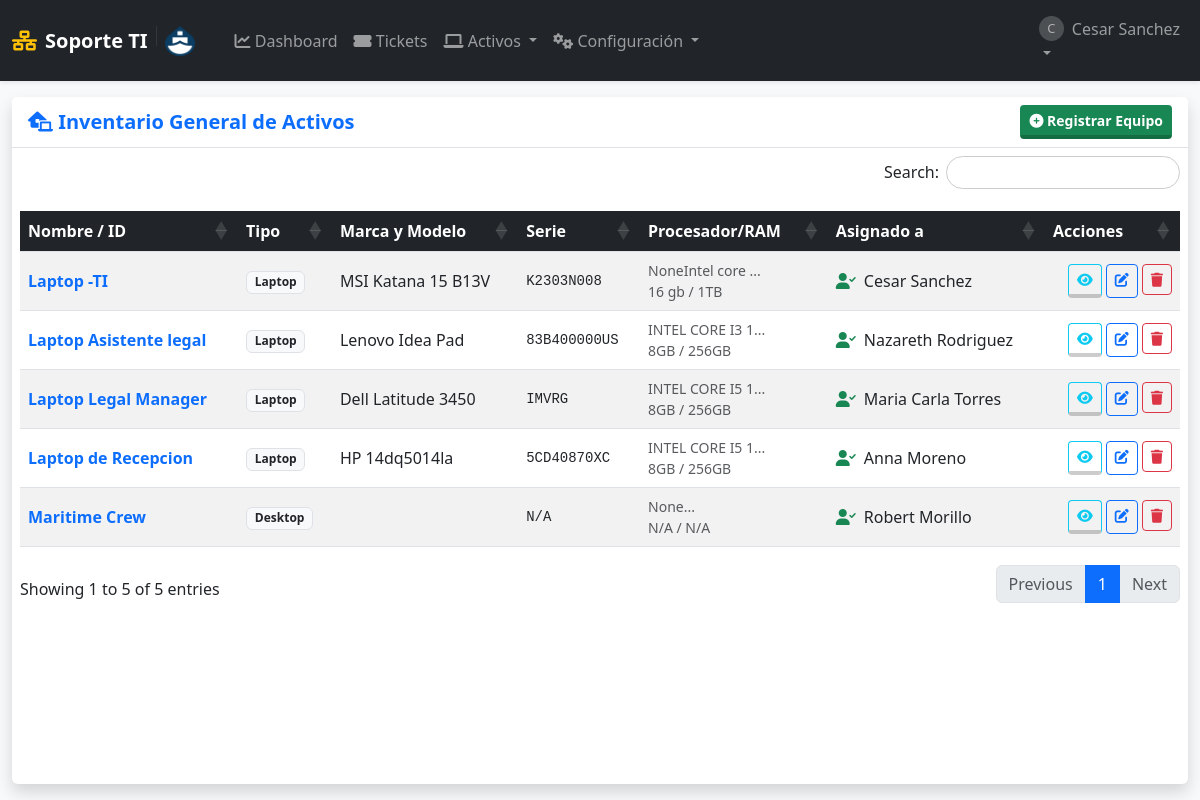
The page /equipos (signed in) on the database its author committed.
### tables this page shows
CREATE TABLE usuarios (
            id INTEGER PRIMARY KEY AUTOINCREMENT,
            username TEXT UNIQUE NOT NULL,
            email TEXT UNIQUE,
            password_hash TEXT NOT NULL,
            role TEXT NOT NULL DEFAULT 'user' CHECK(role IN ('admin', 'user', 'tecnico')),
            departamento TEXT,
            fecha_creacion TIMESTAMP DEFAULT CURRENT_TIMESTAMP
        );

CREATE TABLE equipos (
            id INTEGER PRIMARY KEY AUTOINCREMENT,
            nombre_equipo TEXT UNIQUE NOT NULL,
            tipo TEXT,
            marca_modelo TEXT,
            numero_serie TEXT UNIQUE,
            fecha_adquisicion DATE,
            usuario_asignado_id INTEGER,
            notas TEXT, procesador TEXT, memoria_ram TEXT, tipo_ram TEXT, disco_duro TEXT, tipo_disco TEXT, fecha_compra DATE, color TEXT,
            FOREIGN KEY (usuario_asignado_id) REFERENCES usuarios (id) ON DELETE SET NULL
        );

### app.py (the view)
@app.route('/equipos')
@login_required
def lista_equipos():
    equipos = get_db().execute("""
        SELECT e.*, u.username as usuario_asignado
        FROM equipos e
        LEFT JOIN usuarios u ON e.usuario_asignado_id = u.id
        ORDER BY e.nombre_equipo
    """).fetchall()
    tipos = get_db().execute("SELECT DISTINCT tipo FROM equipos WHERE tipo IS NOT NULL").fetchall()
    return render_template('lista_equipos.html', equipos=equipos, tipos=tipos)

### app.py (called while the page is built)
def get_db():
    if 'db' not in g:
        g.db = sqlite3.connect(app.config['DB_FILE'])
        g.db.row_factory = sqlite3.Row
        g.db.execute("PRAGMA foreign_keys = ON")
    return g.db

def login_required(f):
    @wraps(f)
    def decorated_function(*args, **kwargs):
        if 'user_id' not in session:
            flash('Por favor, inicia sesión.', 'warning')
            return redirect(url_for('login'))
        return f(*args, **kwargs)
    return decorated_function

### templates/lista_equipos.html
{% extends "layout.html" %}
{% block content %}
<div class="card shadow h-100 border-0">
    <div class="card-header bg-white py-2 border-bottom d-flex justify-content-between align-items-center">
        <h5 class="mb-0 text-primary fw-bold"><i class="fas fa-laptop-house"></i> Inventario General de Activos</h5>
        <div class="d-flex gap-2">
            {% if session['role'] == 'admin' %}
            <a href="{{ url_for('gestion_equipo') }}" class="btn btn-success btn-sm">
                <i class="fas fa-plus-circle"></i> Registrar Equipo
            </a>
            {% endif %}
        </div>
    </div>
    <div class="card-body p-2">
        <table class="table table-striped table-hover tabla-enterprise w-100 align-middle">
            <thead>
                <tr>
                    <th>Nombre / ID</th>
                    <th>Tipo</th>
                    <th>Marca y Modelo</th>
                    <th>Serie</th>
                    <th>Procesador/RAM</th>
                    <th>Asignado a</th>
                    <th>Acciones</th>
                </tr>
            </thead>
            <tbody>
                {% for equipo in equipos %}
                <tr>
                    <td class="fw-bold text-primary">{{ equipo.nombre_equipo }}</td>
                    <td><span class="badge bg-light text-dark border">{{ equipo.tipo }}</span></td>
                    <td>{{ equipo.marca_modelo }}</td>
                    <td class="small font-monospace">{{ equipo.numero_serie or 'N/A' }}</td>
                    <td class="small text-muted">
                        {% if equipo.procesador %}{{ equipo.procesador[:15] }}...<br>{% endif %}
                        {% if equipo.memoria_ram %}{{ equipo.memoria_ram }} / {{ equipo.disco_duro }}{% endif %}
                    </td>
                    <td>
                        {% if equipo.usuario_asignado %}
                            <div class="d-flex align-items-center">
                                <i class="fas fa-user-check text-success me-2"></i>
                                {{ equipo.usuario_asignado }}
                            </div>
                        {% else %}
                            <span class="badge bg-secondary">En Stock</span>
                        {% endif %}
                    </td>
                    <td class="text-end">
                        <div class="d-flex gap-1 justify-content-end">
                            <a href="{{ url_for('ver_equipo', equipo_id=equipo.id) }}" class="btn btn-outline-info btn-sm" title="Ver Ficha Técnica">
                                <i class="fas fa-eye"></i>
                            </a>
                            {% if session['role'] == 'admin' %}
                            <a href="{{ url_for('gestion_equipo', equipo_id=equipo.id) }}" class="btn btn-outline-primary btn-sm" title="Editar">
                                <i class="fas fa-edit"></i>
                            </a>
                            <form action="{{ url_for('eliminar_equipo', equipo_id=equipo.id) }}" method="POST" onsubmit="return confirm('¿Eliminar este equipo? Se borrará su historial.');">
                                <button class="btn btn-outline-danger btn-sm" title="Eliminar"><i class="fas fa-trash"></i></button>
                            </form>
                            {% endif %}
                        </div>
                    </td>
                </tr>
                {% endfor %}
            </tbody>
        </table>
    </div>
</div>
{% endblock %}

### templates/layout.html (shortened to what this page needs)
<!DOCTYPE html>
<html lang="es">
<head>
    <link href="https://cdn.jsdelivr.net/npm/bootstrap@5.3.0/dist/css/bootstrap.min.css" rel="stylesheet">
    <link rel="stylesheet" href="https://cdnjs.cloudflare.com/ajax/libs/font-awesome/6.0.0/css/all.min.css">
    <link rel="stylesheet" href="https://cdn.datatables.net/1.13.4/css/dataTables.bootstrap5.min.css">
    <link rel="stylesheet" href="https://cdn.datatables.net/responsive/2.4.1/css/responsive.bootstrap5.min.css">
    <link rel="stylesheet" href="https://cdn.datatables.net/buttons/2.3.6/css/buttons.bootstrap5.min.css">
    <link rel="stylesheet" href="{{ url_for('static', filename='css/style.css') }}">
</head>
<body class="bg-light sap-mode">
    <nav class="navbar navbar-expand-lg navbar-dark bg-dark shadow-sm z-index-1000">
        <div class="container-fluid">
            <a class="navbar-brand fw-bold d-flex align-items-center" href="{{ url_for('dashboard') }}">
                <i class="fas fa-network-wired me-2 text-warning"></i>
                Soporte TI
                <img src="{{ url_for('static', filename='img/logo.png') }}" alt="Logo Empresa" height="30" class="d-inline-block align-text-top">
            </a>
            <div class="collapse navbar-collapse" id="navbarNav">
                {% if session.get('user_id') %}
                <ul class="navbar-nav me-auto ms-3">
                    <li class="nav-item">
                        <a class="nav-link" href="{{ url_for('dashboard') }}"><i class="fas fa-chart-line"></i> Dashboard</a>
                    </li>
                    <li class="nav-item">
                        <a class="nav-link" href="{{ url_for('lista_soportes') }}"><i class="fas fa-ticket-alt"></i> Tickets</a>
                    </li>
                    {% if session.get('role') in ['admin', 'tecnico'] %}
                    <li class="nav-item dropdown">
                        <a class="nav-link dropdown-toggle" href="#" data-bs-toggle="dropdown">
                            <i class="fas fa-laptop"></i> Activos
                        </a>
                    </li>
                    {% endif %}
                    {% if session.get('role') == 'admin' %}
                    <li class="nav-item dropdown">
                        <a class="nav-link dropdown-toggle" href="#" data-bs-toggle="dropdown">
                            <i class="fas fa-cogs"></i> Configuración
                        </a>
                    </li>
                    {% endif %}
                </ul>
                <ul class="navbar-nav">
                    <li class="nav-item dropdown">
                        <a class="nav-link dropdown-toggle" href="#" data-bs-toggle="dropdown">
                            <div class="d-flex align-items-center">
                                <div class="avatar-circle-sm me-2">{{ session.get('username')[0].upper() }}</div>
                                {{ session.get('username') }}
                            </div>
                        </a>
                    </li>
                </ul>
                {% endif %}
            </div>
        </div>
    </nav>
    <main class="container-fluid py-3 main-container">
        {% block content %}{% endblock %}
    </main>
</body>
</html>

### static/css/style.css (style rules this page uses)
body.sap-mode { height: 100vh; display: flex; flex-direction: column; margin: 0; overflow: hidden; }
.main-container { flex: 1; overflow-y: auto; padding-bottom: 20px; width: 100%; }
.btn { transition: all 0.15s ease-in-out; border-bottom: 4px solid rgba(0,0,0,0.2) !important; font-weight: 600; }
.btn-outline-primary, .btn-outline-secondary, .btn-outline-danger { border-bottom: 1px solid currentColor !important; }
.avatar-circle-sm { width: 25px; height: 25px; background-color: #ffffff33; border-radius: 50%; text-align: center; line-height: 25px; font-size: 0.8em; }
table.dataTable thead th { background-color: #212529; color: white; position: sticky; top: 0; z-index: 10; }
body::before { content: ""; position: fixed; top: 0; left: 0; width: 100%; height: 100%; background-image: url('../img/logo.png'); background-repeat: no-repeat; background-position: center center; background-size: 500px; opacity: 0.05; z-index: -1; pointer-events: none; }

### rows shown on the page
usuarios: get "Cesar Sanchez"
equipos: nombre_equipo "Laptop -TI", tipo "Laptop", marca_modelo "MSI Katana 15 B13V", numero_serie "K2303N008", procesador "NoneIntel core", memoria_ram "16 gb", disco_duro "1TB", usuario_asignado "Cesar Sanchez"
equipos: nombre_equipo "Laptop Asistente legal", tipo "Laptop", marca_modelo "Lenovo Idea Pad", numero_serie "83B400000US", procesador "INTEL CORE I3 1", memoria_ram "8GB", disco_duro "256GB", usuario_asignado "Nazareth Rodriguez"
equipos: nombre_equipo "Laptop Legal Manager", tipo "Laptop", marca_modelo "Dell Latitude 3450", numero_serie "IMVRG", procesador "INTEL CORE I5 1", memoria_ram "8GB", disco_duro "256GB", usuario_asignado "Maria Carla Torres"
equipos: nombre_equipo "Laptop de Recepcion", tipo "Laptop", marca_modelo "HP 14dq5014la", numero_serie "5CD40870XC", procesador "INTEL CORE I5 1", memoria_ram "8GB", disco_duro "256GB", usuario_asignado "Anna Moreno"
equipos: nombre_equipo "Maritime Crew", tipo "Desktop", numero_serie "N/A", procesador "None", memoria_ram "N/A", disco_duro "N/A", usuario_asignado "Robert Morillo"

### other values the page prints
{{ session.get('username')[0].upper() }} "C"
